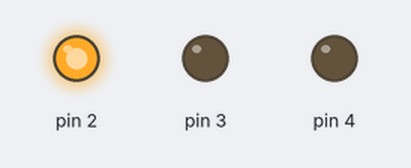
The sketch below on a simulated Arduino Uno, built with avr-gcc and run on an emulated ATmega328P. On the bench: output pins drawn as LEDs (lit = HIGH).

Above: at 1.5 s.
At 3.7 s:
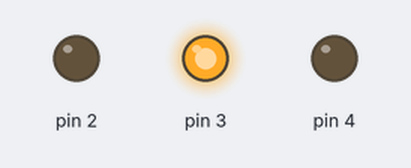
At 6.0 s:
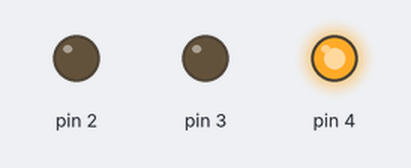
At 7.7 s:
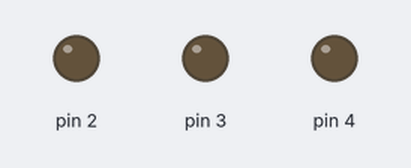
Timing chart, 0 to 10.4 s (numbered marks = the images above):
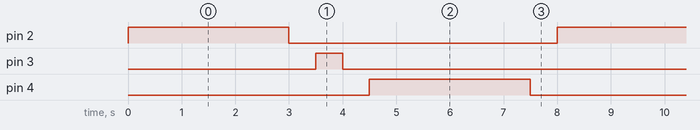

Measured:
- by itself, pin 2, pin 4: alternates HIGH for 3.0 s and LOW for 5.0 s
- by itself, pin 3: alternates HIGH for 0.50 s and LOW for 7.5 s
- by itself, everything shown: repeats every 8.0 s, in 6 steps

The sketch:

svetafor.ino
```cpp
void setup() {
  // put your setup code here, to run once:
Serial.begin(9600);
pinMode(2,OUTPUT);
pinMode(3,OUTPUT);
pinMode(4,OUTPUT);

}

void loop() {
  // put your main code here, to run repeatedly:
digitalWrite(2,1);
digitalWrite(10,1);
delay(3000);
digitalWrite(2,0);
digitalWrite(10,0);
delay(500);
digitalWrite(3,1);
delay(500);
digitalWrite(3,0);
delay(500);
digitalWrite(4,1);
digitalWrite(11,1);
delay(3000);
digitalWrite(4,0);
digitalWrite(11,0);
delay(500);


}
```
